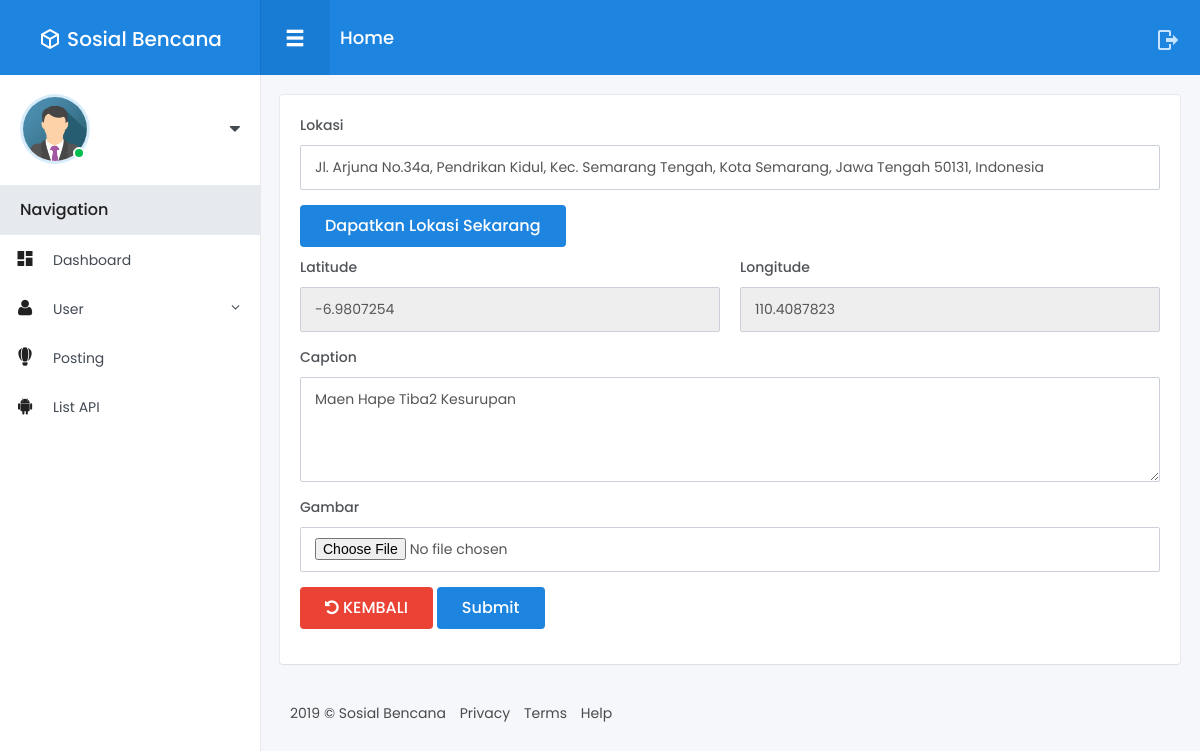
The app's page /posting/edit/6 with its own data.
### tables this page shows
CREATE TABLE `post` (
  `id_post` int(11) NOT NULL,
  `nama_img` varchar(255) DEFAULT NULL,
  `api_img` varchar(256) NOT NULL,
  `slug_post` varchar(255) DEFAULT NULL,
  `lokasi` varchar(255) NOT NULL,
  `lttd_loc` varchar(255) DEFAULT NULL,
  `lgttd_loc` varchar(255) DEFAULT NULL,
  `caption` text,
  `tanggal` date DEFAULT NULL,
  `waktu` time DEFAULT NULL,
  `user_kode` varchar(100) NOT NULL
);

### application/controllers/Posting.php (called while the page is built, shortened)
<?php
class Posting extends CI_Controller {
	public function __construct()
	{
        $this->load->model('Posting_model');
        $this->load->model('Status_model');
    }
    public function edit($id)
    {
        $post           = $this->Posting_model->detailPost($id)->row_array();
        $data = array(
            'post'      => $post,
        );
        $this->load->view('Admin/Posting/edit', $data);
    }
}

### index.php (called while the page is built, shortened)
<?php
require_once BASEPATH.'core/CodeIgniter.php';

### application/models/Posting_model.php (called while the page is built, shortened)
<?php
class Posting_model extends CI_Model {
    public function detailPost($where)
    {
        $this->db->where('id_post', $where);
        return $this->db->get('post');
    }
}

### application/views/Admin/Posting/edit.php (the view, shortened to what this page needs)
<!DOCTYPE html>
<html lang="en">
<head>
</head>
<body>
    <div class="main-menu">
        <header class="header">
        </header>
        <div class="content">
        </div>
    </div>
	<div class="fixed-navbar">
    </div>
	<div id="wrapper">
		<div class="main-content">
			<div class="row small-spacing">
				<div class="col-12">
					<div class="box-content">
					    <?php echo form_open('posting/p_edit', array('enctype' => 'multipart/form-data','id'=>'form_validation')); ?>
                        <div class="form-group">
                            <label for="inputNama" class="control-label">Lokasi</label>
                            <input type="text" class="form-control" id="lokasi" name="lokasi" value="<?php echo set_value('lokasi', $post['lokasi']); ?>">
                        </div>
                        <button type="button" onClick="getLocation()" class="btn btn-primary" >Dapatkan Lokasi Sekarang</button>
                        <div class="row small-spacing">
                            <div class="col-lg-6">
                                <div class="form-group">
                                    <label>Latitude</label>
                                    <input type="text" class="form-control" id="latitude" name="latitude" value="<?php echo set_value('latitude', $post['lttd_loc']); ?>" readonly>
                                </div>
                            </div>
                            <div class="col-lg-6">
                                <div class="form-group">
                                    <label>Longitude</label>
                                    <input type="text" class="form-control" id="longitude" name="longitude" value="<?php echo set_value('longitude', $post['lgttd_loc']); ?>" readonly>
                                </div>
                            </div>
                        </div>
                        <div class="form-group">
                            <label for="inputNama" class="control-label">Caption</label>
                            <textarea type="text" class="form-control" id="caption" name="caption"><?php echo $post['caption']; ?></textarea>
                        </div>
                        <div class="form-group">
                            <label for="inputNama" class="control-label">Gambar</label>
                            <input type="file" class="form-control" id="gambar" name="gambar" placeholder="Pilih Gambar">
                        </div>
                        <div class="form-group">
                            <a href="<?php echo base_url('posting'); ?>" class="btn btn-danger"><i class="fa fa-rotate-left"></i> KEMBALI</a>
                            <button type="submit" class="btn btn-primary waves-effect waves-light">Submit</button>
                        </div>
                        <?php echo form_close(); ?>
					</div>
				</div>
			</div>
			<footer class="footer">
			</footer>
		</div>
	</div>
</body>
</html>

### records on screen
post: lokasi "Jl. Arjuna No.34a, Pendrikan Kidul, Kec. Semarang Tengah, Kota Semarang, Jawa Tengah 50131, Indonesia", latitude "-6.9807254", longitude "110.4087823", caption "Maen Hape Tiba2 Kesurupan"

### other values on screen
SITE_NAME "Sosial Bencana"
